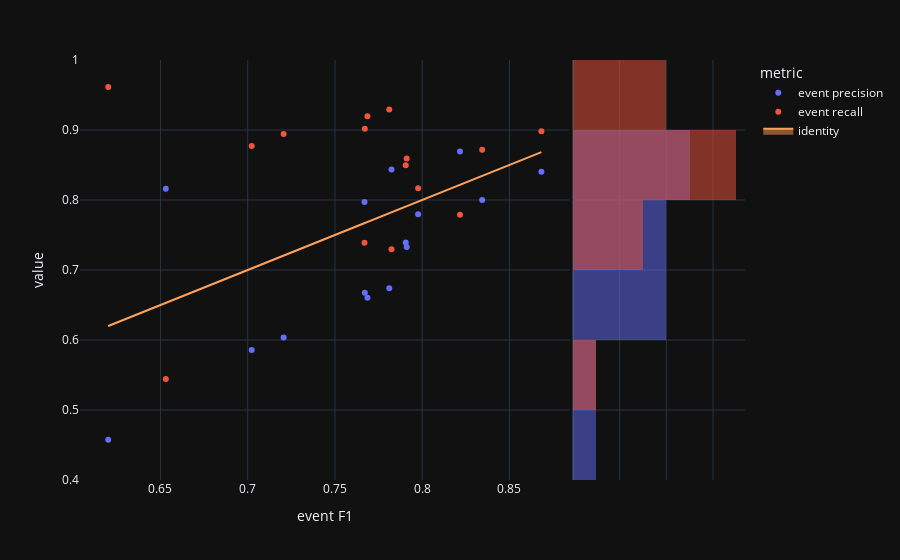

The code cell stored with this chart in its notebook:
### Code cell
fig=px.scatter(visualTradeoff,x='event F1',y='value',color='metric', marginal_y="histogram")
fig.add_trace(
    go.Scatter(x=experimentModels['eventF1'], y=experimentModels['eventF1'], name="identity", mode='lines',fill="toself")
)
fig.show()

### Figure 1 — Plotly figure (JSON) as saved in the notebook; plotly's stock layout.template omitted (floating-point values rounded to 4 significant figures)
{"data": [{"hovertemplate": "metric=event precision<br>event F1=%{x}<br>value=%{y}<extra></extra>", "legendgroup": "event precision", "marker": {"color": "#636efa", "symbol": "circle"}, "mode": "markers", "name": "event precision", "orientation": "v", "showlegend": true, "x": [0.7977, 0.8683, 0.6201, 0.7824, 0.6531, 0.7023, 0.8216, 0.7911, 0.8344, 0.7206, 0.7811, 0.7686, 0.7669, 0.7906, 0.7671], "xaxis": "x", "y": [0.7795, 0.8404, 0.4576, 0.8436, 0.816, 0.5855, 0.8692, 0.7329, 0.8001, 0.6034, 0.6738, 0.6603, 0.7973, 0.7392, 0.6674], "yaxis": "y", "type": "scatter"}, {"alignmentgroup": "True", "bingroup": "y", "hovertemplate": "metric=event precision<br>value=%{y}<br>count=%{x}<extra></extra>", "legendgroup": "event precision", "marker": {"color": "#636efa"}, "name": "event precision", "offsetgroup": "event precision", "opacity": 0.5, "showlegend": false, "xaxis": "x2", "y": [0.7795, 0.8404, 0.4576, 0.8436, 0.816, 0.5855, 0.8692, 0.7329, 0.8001, 0.6034, 0.6738, 0.6603, 0.7973, 0.7392, 0.6674], "yaxis": "y2", "type": "histogram"}, {"hovertemplate": "metric=event recall<br>event F1=%{x}<br>value=%{y}<extra></extra>", "legendgroup": "event recall", "marker": {"color": "#EF553B", "symbol": "circle"}, "mode": "markers", "name": "event recall", "orientation": "v", "showlegend": true, "x": [0.7977, 0.8683, 0.6201, 0.7824, 0.6531, 0.7023, 0.8216, 0.7911, 0.8344, 0.7206, 0.7811, 0.7686, 0.7669, 0.7906, 0.7671], "xaxis": "x", "y": [0.8167, 0.8981, 0.9613, 0.7295, 0.5443, 0.8772, 0.779, 0.8593, 0.8717, 0.8942, 0.9291, 0.9196, 0.7388, 0.8495, 0.9019], "yaxis": "y", "type": "scatter"}, {"alignmentgroup": "True", "bingroup": "y", "hovertemplate": "metric=event recall<br>value=%{y}<br>count=%{x}<extra></extra>", "legendgroup": "event recall", "marker": {"color": "#EF553B"}, "name": "event recall", "offsetgroup": "event recall", "opacity": 0.5, "showlegend": false, "xaxis": "x2", "y": [0.8167, 0.8981, 0.9613, 0.7295, 0.5443, 0.8772, 0.779, 0.8593, 0.8717, 0.8942, 0.9291, 0.9196, 0.7388, 0.8495, 0.9019], "yaxis": "y2", "type": "histogram"}, {"fill": "toself", "mode": "lines", "name": "identity", "x": [0.7977, 0.8683, 0.6201, 0.7824, 0.6531, 0.7023, 0.8216, 0.7911, 0.8344, 0.7206, 0.7811, 0.7686, 0.7669, 0.7906, 0.7671], "y": [0.7977, 0.8683, 0.6201, 0.7824, 0.6531, 0.7023, 0.8216, 0.7911, 0.8344, 0.7206, 0.7811, 0.7686, 0.7669, 0.7906, 0.7671], "type": "scatter"}], "layout": {"xaxis": {"anchor": "y", "domain": [0.0, 0.7363], "title": {"text": "event F1"}}, "yaxis": {"anchor": "x", "domain": [0.0, 1.0], "title": {"text": "value"}}, "xaxis2": {"anchor": "y2", "domain": [0.7413, 1.0], "matches": "x2", "showticklabels": false, "showline": false, "ticks": "", "showgrid": true}, "yaxis2": {"anchor": "x2", "domain": [0.0, 1.0], "matches": "y", "showticklabels": false, "showgrid": true}, "legend": {"title": {"text": "metric"}, "tracegroupgap": 0}, "margin": {"t": 60}, "barmode": "overlay"}}
